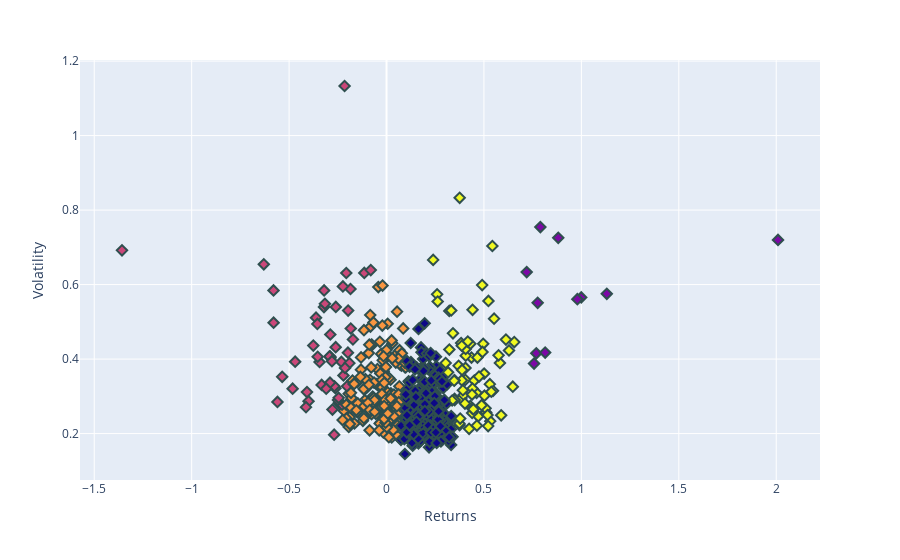

Here is the notebook cell this chart was saved with:
### Code cell
plot(data_may, returns_may, 5)

### Figure 1 — Plotly figure (JSON) as saved in the notebook; plotly's stock layout.template omitted (floating-point values rounded to 4 significant figures; data arrays with more than 128 entries replaced by an {"elided": "..."} marker saying what was removed)
{"data": [{"customdata": {"elided": "504x1 str values"}, "hovertemplate": "Returns=%{x}<br>Volatility=%{y}<br>Ticker=%{customdata[0]}<br>Cluster=%{marker.color}<extra></extra>", "legendgroup": "", "marker": {"color": {"elided": "504 int values"}, "coloraxis": "coloraxis", "symbol": "diamond", "line": {"color": "DarkSlateGrey", "width": 2}, "size": 8}, "mode": "markers", "name": "", "orientation": "v", "showlegend": false, "x": {"elided": "504 float values"}, "xaxis": "x", "y": {"elided": "504 float values"}, "yaxis": "y", "type": "scatter"}], "layout": {"xaxis": {"anchor": "y", "domain": [0.0, 1.0], "title": {"text": "Returns"}}, "yaxis": {"anchor": "x", "domain": [0.0, 1.0], "title": {"text": "Volatility"}}, "coloraxis": {"colorbar": {"title": {"text": "Cluster"}}, "colorscale": [[0.0, "#0d0887"], [0.1111, "#46039f"], [0.2222, "#7201a8"], [0.3333, "#9c179e"], [0.4444, "#bd3786"], [0.5556, "#d8576b"], [0.6667, "#ed7953"], [0.7778, "#fb9f3a"], [0.8889, "#fdca26"], [1.0, "#f0f921"]], "showscale": false}, "legend": {"tracegroupgap": 0}, "margin": {"t": 60}}}
